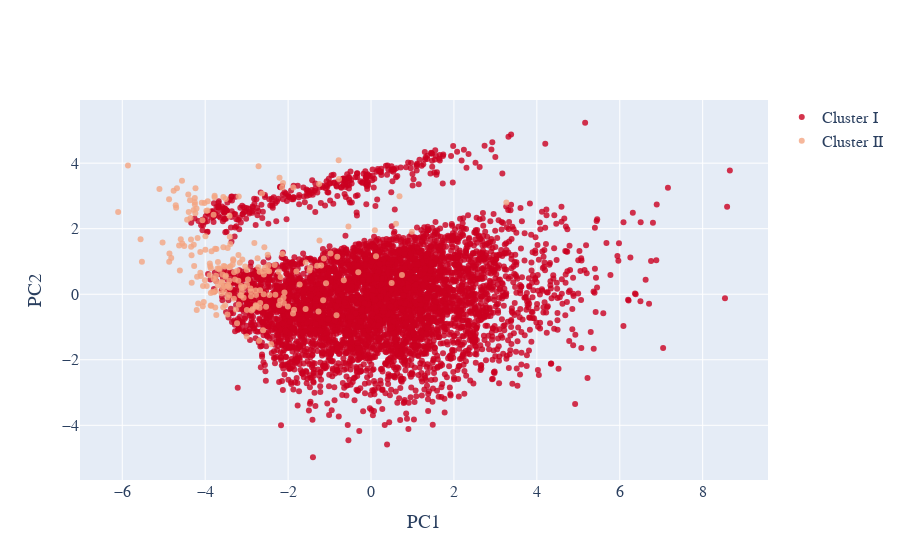

The notebook cell saved with this chart:
### Code cell
#TRAINING DATA PCA

plotX = X_train_clstrs
#print(plotX['clusters'].unique())
#print(plotX.index)
#print(plotX.head())

#PCA with two principal components
pca_2d = PCA(n_components=2)

clusters = plotX['clusters']

#This DataFrame contains the two principal components that will be used
#for the 2-D visualization mentioned above
PCs_2d = pd.DataFrame(pca_2d.fit_transform(plotX.drop(['clusters'], axis=1)))

#"PC1_2d" means: 'The first principal component of the components created for 2-D visualization, by PCA.'
#And "PC2_2d" means: 'The second principal component of the components created for 2-D visualization, by PCA.'
PCs_2d.columns = ["PC1_2d", "PC2_2d"]
PCs_2d.set_index(plotX.index, inplace = True)
#PCs_2d.to_csv('PCs_2d.csv')

plotX['clusters'] = clusters
plotX['PC1_2d'] = PCs_2d['PC1_2d']
plotX['PC2_2d'] = PCs_2d['PC2_2d']

#plotX.to_csv('plotX.csv')
uniq_clusters = plotX['clusters'].unique()
uniqs = uniq_clusters.tolist()
uniqs.sort()

cluster0 = plotX[plotX['clusters'] == uniqs[0]]
cluster1 = plotX[plotX['clusters'] == uniqs[1]]

#print(cluster1)

#print(plotX.head())

#Instructions for building the 2-D plot

#trace1 is for 'Cluster 0'
trace1 = go.Scatter(
                    x = cluster0["PC1_2d"],
                    y = cluster0["PC2_2d"],
                    mode = "markers",
                    name = "Cluster I",
                    marker = dict(color = 'rgba(202,0,32,0.8)'),
                    text = None)

#trace2 is for 'Cluster 1'
trace2 = go.Scatter(
                    x = cluster1["PC1_2d"],
                    y = cluster1["PC2_2d"],
                    mode = "markers",
                    name = "Cluster II",
                    marker = dict(color = 'rgba(244,165,130, 0.8)'),
                    text = None)

data = [trace1, trace2]

#title = "Visualizing Clusters in Two Dimensions Using PCA"

layout = dict(xaxis= dict(title= 'PC1',ticklen= 5,zeroline= False),
              yaxis= dict(title= 'PC2',ticklen= 5,zeroline= False),
              font_family="Arial",
              font = dict(size=16)
             )

fig = dict(data = data, layout = layout)

iplot(fig)

### Figure 1 — Plotly figure (JSON) as saved in the notebook; plotly's stock layout.template omitted (floating-point values rounded to 4 significant figures; data arrays with more than 128 entries replaced by an {"elided": "..."} marker saying what was removed)
{"data": [{"marker": {"color": "rgba(202,0,32,0.8)"}, "mode": "markers", "name": "Cluster I", "type": "scatter", "x": {"elided": "5209 float values"}, "y": {"elided": "5209 float values"}}, {"marker": {"color": "rgba(244,165,130, 0.8)"}, "mode": "markers", "name": "Cluster II", "type": "scatter", "x": {"elided": "222 float values"}, "y": {"elided": "222 float values"}}], "layout": {"font": {"family": "Arial", "size": 16}, "xaxis": {"ticklen": 5, "title": {"text": "PC1"}, "zeroline": false}, "yaxis": {"ticklen": 5, "title": {"text": "PC2"}, "zeroline": false}}}
